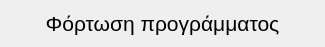
<?xml version="1.0" encoding="UTF-8"?>
<ui version="4.0">
 <class>LoadingWindow</class>
 <widget class="QDialog" name="LoadingWindow">
  <property name="geometry">
   <rect>
    <x>0</x>
    <y>0</y>
    <width>325</width>
    <height>42</height>
   </rect>
  </property>
  <property name="windowTitle">
   <string>Κρατήσεις</string>
  </property>
  <layout class="QGridLayout" name="gridLayout">
   <item row="1" column="0">
    <widget class="QLabel" name="label">
     <property name="font">
      <font>
       <family>Arial</family>
       <pointsize>16</pointsize>
      </font>
     </property>
     <property name="text">
      <string>Φόρτωση προγράμματος</string>
     </property>
     <property name="alignment">
      <set>Qt::AlignCenter</set>
     </property>
    </widget>
   </item>
  </layout>
 </widget>
 <resources/>
 <connections/>
</ui>
